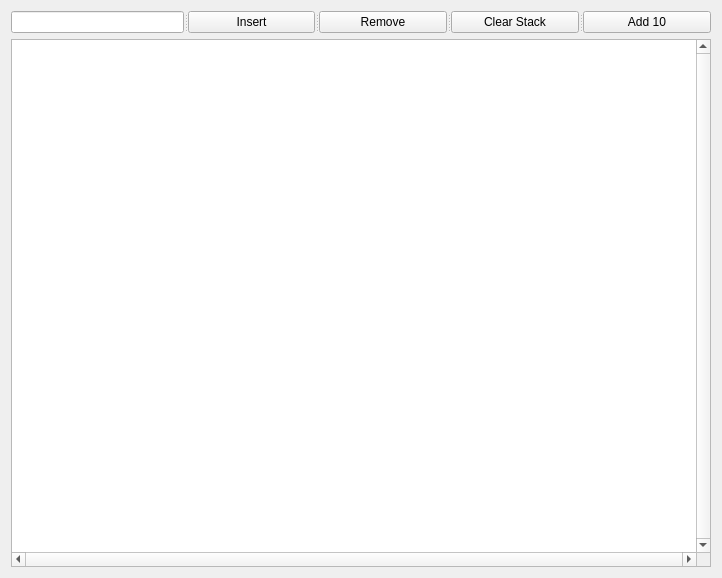
<?xml version="1.0" encoding="UTF-8"?>
<ui version="4.0">
 <class>stack</class>
 <widget class="QWidget" name="stack">
  <property name="geometry">
   <rect>
    <x>0</x>
    <y>0</y>
    <width>722</width>
    <height>578</height>
   </rect>
  </property>
  <property name="windowTitle">
   <string>Stack</string>
  </property>
  <layout class="QGridLayout" name="gridLayout">
   <item row="0" column="0">
    <widget class="QSplitter" name="splitter">
     <property name="orientation">
      <enum>Qt::Horizontal</enum>
     </property>
     <widget class="QLineEdit" name="lineEdit"/>
     <widget class="QPushButton" name="pushButton_2">
      <property name="text">
       <string>Insert</string>
      </property>
     </widget>
     <widget class="QPushButton" name="pushButton">
      <property name="text">
       <string>Remove</string>
      </property>
     </widget>
     <widget class="QPushButton" name="pushButton_3">
      <property name="text">
       <string>Clear Stack</string>
      </property>
     </widget>
     <widget class="QPushButton" name="pushButton_4">
      <property name="text">
       <string>Add 10</string>
      </property>
     </widget>
    </widget>
   </item>
   <item row="1" column="0">
    <widget class="QGraphicsView" name="graphicsView">
     <property name="verticalScrollBarPolicy">
      <enum>Qt::ScrollBarAlwaysOn</enum>
     </property>
     <property name="horizontalScrollBarPolicy">
      <enum>Qt::ScrollBarAlwaysOn</enum>
     </property>
     <property name="sizeAdjustPolicy">
      <enum>QAbstractScrollArea::AdjustToContents</enum>
     </property>
    </widget>
   </item>
  </layout>
 </widget>
 <resources/>
 <connections/>
</ui>
